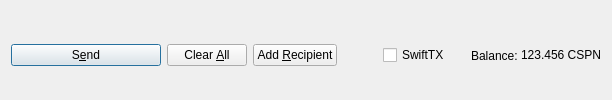
         <widget class="QFrame" name="frame_Send">
          <layout class="QHBoxLayout" name="horizontalLayout">
           <property name="bottomMargin">
            <number>0</number>
           </property>
           <item>
            <widget class="QPushButton" name="sendButton">
             <property name="minimumSize">
              <size>
               <width>150</width>
               <height>0</height>
              </size>
             </property>
             <property name="toolTip">
              <string>Confirm the send action</string>
             </property>
             <property name="text">
              <string>S&amp;end</string>
             </property>
             <property name="icon">
              <iconset resource="../csports.qrc">
               <normaloff>:/icons/send</normaloff>:/icons/send</iconset>
             </property>
             <property name="autoDefault">
              <bool>false</bool>
             </property>
             <property name="default">
              <bool>true</bool>
             </property>
            </widget>
           </item>
           <item>
            <widget class="QPushButton" name="clearButton">
             <property name="sizePolicy">
              <sizepolicy hsizetype="Minimum" vsizetype="Fixed">
               <horstretch>0</horstretch>
               <verstretch>0</verstretch>
              </sizepolicy>
             </property>
             <property name="toolTip">
              <string>Clear all fields of the form.</string>
             </property>
             <property name="text">
              <string>Clear &amp;All</string>
             </property>
             <property name="icon">
              <iconset resource="../csports.qrc">
               <normaloff>:/icons/remove</normaloff>:/icons/remove</iconset>
             </property>
             <property name="autoDefault">
              <bool>false</bool>
             </property>
            </widget>
           </item>
           <item>
            <widget class="QPushButton" name="addButton">
             <property name="toolTip">
              <string>Send to multiple recipients at once</string>
             </property>
             <property name="text">
              <string>Add &amp;Recipient</string>
             </property>
             <property name="icon">
              <iconset resource="../csports.qrc">
               <normaloff>:/icons/add</normaloff>:/icons/add</iconset>
             </property>
             <property name="autoDefault">
              <bool>false</bool>
             </property>
            </widget>
           </item>
           <item>
            <spacer name="horizontalSpacer">
             <property name="orientation">
              <enum>Qt::Horizontal</enum>
             </property>
             <property name="sizeHint" stdset="0">
              <size>
               <width>40</width>
               <height>20</height>
              </size>
             </property>
            </spacer>
           </item>
           <item>
            <layout class="QHBoxLayout" name="horizontalLayout_2">
             <property name="spacing">
              <number>3</number>
             </property>
             <item>
              <widget class="QCheckBox" name="checkSwiftTX">
               <property name="enabled">
                <bool>true</bool>
               </property>
               <property name="minimumSize">
                <size>
                 <width>85</width>
                 <height>0</height>
                </size>
               </property>
               <property name="text">
                <string>SwiftTX</string>
               </property>
              </widget>
             </item>
             <item>
              <widget class="QLabel" name="label">
               <property name="text">
                <string>Balance:</string>
               </property>
              </widget>
             </item>
             <item>
              <widget class="QLabel" name="labelBalance">
               <property name="sizePolicy">
                <sizepolicy hsizetype="Preferred" vsizetype="Fixed">
                 <horstretch>0</horstretch>
                 <verstretch>0</verstretch>
                </sizepolicy>
               </property>
               <property name="cursor">
                <cursorShape>IBeamCursor</cursorShape>
               </property>
               <property name="text">
                <string notr="true">123.456 CSPN</string>
               </property>
               <property name="textInteractionFlags">
                <set>Qt::LinksAccessibleByMouse|Qt::TextSelectableByKeyboard|Qt::TextSelectableByMouse</set>
               </property>
              </widget>
             </item>
            </layout>
           </item>
          </layout>
         </widget>
